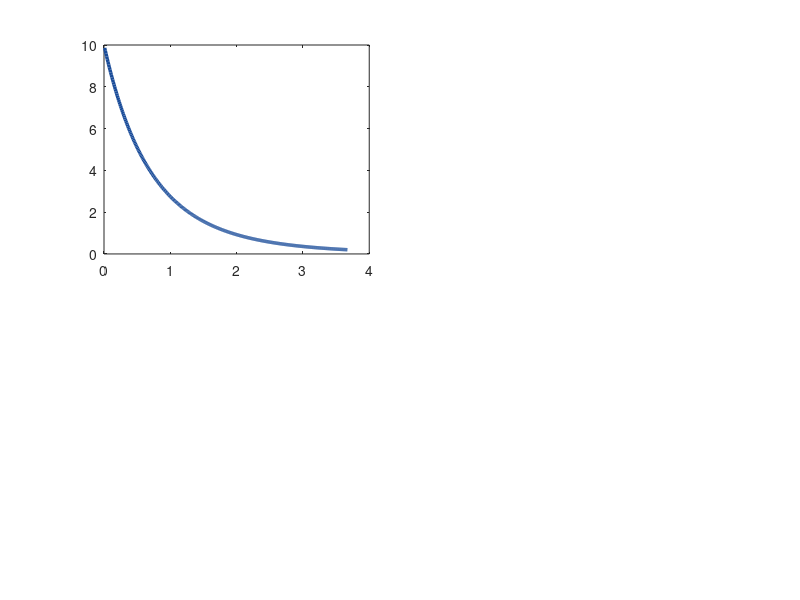

Recreate this plot in MATLAB. (Note: this script raises an error after producing the figure.)
%==========================================================================
% COLD-FLOW NOZZLE TEST TRANSIENT SIMULATION
% Suborbital Rocket Project | Dynamic Similarity Analysis
% Senior Aerospace Flight Dynamics Engineer | MATLAB Numerical Solver
%==========================================================================
% Physics: 1D Adiabatic Tank Blowdown through Convergent-Divergent Nozzle
% Fluid: Compressed Air (Ideal Gas, k=1.4, R=287.05 J/kg·K)
%==========================================================================
clear all; close all; clc;

%==========================================================================
% SECTION 1: THERMODYNAMIC CONSTANTS & INITIAL CONDITIONS
%==========================================================================
k_cold = 1.4;           % Specific heat ratio (cold air)
k_hot = 1.2;            % Specific heat ratio (hot gas design reference)
R = 287.05;             % Gas constant (air) [J/kg·K]
P_atm = 101325;         % Atmospheric pressure [Pa]
V_tank = 2.0;           % Tank volume [m^3]
P0_init = 10e6;         % Initial tank stagnation pressure [Pa]
T0_init = 300;          % Initial tank stagnation temperature [K]
A_throat = 0.01;        % Nozzle throat area [m^2]
M_e_target = 3.0;       % Target exit Mach number for dynamic similarity

%==========================================================================
% SECTION 2: DYNAMIC SIMILARITY - AREA-MACH RELATION
%==========================================================================
% For hot gas design (k=1.2, M_e=3.0), calculate reference A_e/A*_hot
M = M_e_target;
term_hot = (2/(k_hot+1)) * (1 + ((k_hot-1)/2)*M^2);
AeAstar_hot = (1/M) * (term_hot)^((k_hot+1)/(2*(k_hot-1)));

% For cold air (k=1.4, M_e=3.0), calculate required A_e/A*_cold
term_cold = (2/(k_cold+1)) * (1 + ((k_cold-1)/2)*M^2);
AeAstar_cold = (1/M) * (term_cold)^((k_cold+1)/(2*(k_cold-1)));

% Exit area required for dynamic similarity
A_exit = AeAstar_cold * A_throat;

%==========================================================================
% SECTION 3: TIME INTEGRATION SETUP
%==========================================================================
dt = 0.01;              % Time step [s]
t_max = 30;             % Maximum simulation time [s]
P_unchoke = 2*P_atm;    % Pressure threshold for nozzle unchoke [Pa]

% Initialize arrays for storage
time_vec = [];
P0_vec = [];
mdot_vec = [];
Thrust_vec = [];
m_tank_vec = [];

% Initial state
P0_current = P0_init;
T0_current = T0_init;
m_tank_current = (P0_init * V_tank) / (R * T0_init);
t_current = 0;

%==========================================================================
% SECTION 4: TRANSIENT SIMULATION LOOP (EULER METHOD)
%==========================================================================
iteration = 0;
max_iterations = ceil(t_max / dt);

while t_current <= t_max && P0_current >= P_unchoke && iteration < max_iterations
    iteration = iteration + 1;
    
    % ===== CHOKED MASS FLOW RATE (Nozzle remains choked) =====
    % ṁ = A* * P0 / sqrt(T0) * sqrt(k/R) * (2/(k+1))^((k+1)/(2(k-1)))
    choke_factor = sqrt(k_cold/R) * (2/(k_cold+1))^((k_cold+1)/(2*(k_cold-1)));
    mdot = A_throat * (P0_current / sqrt(T0_current)) * choke_factor;
    
    % ===== ISENTROPIC STAGNATION TEMPERATURE TO STATIC TEMPERATURE =====
    % Temperature ratio for choked flow (M=1 at throat)
    T_throat = T0_current / (1 + (k_cold-1)/2 * 1^2);
    
    % Exit temperature via isentropic relation
    % T_e / T0 = 1 / (1 + (k-1)/2 * M_e^2)
    T_exit = T0_current / (1 + (k_cold-1)/2 * M_e_target^2);
    
    % ===== EXIT VELOCITY =====
    % V_e = M_e * sqrt(k * R * T_e)
    V_exit = M_e_target * sqrt(k_cold * R * T_exit);
    
    % ===== EXIT STATIC PRESSURE (Isentropic) =====
    % P_e / P0 = (1 + (k-1)/2 * M_e^2)^(-k/(k-1))
    P_exit = P0_current * (1 + (k_cold-1)/2 * M_e_target^2)^(-k_cold/(k_cold-1));
    
    % ===== THRUST CALCULATION =====
    % F = ṁ * V_e + (P_e - P_atm) * A_e
    F_momentum = mdot * V_exit;
    F_pressure = (P_exit - P_atm) * A_exit;
    F_total = F_momentum + F_pressure;
    
    % ===== ADIABATIC TANK BLOWDOWN EQUATIONS =====
    % dP0/dt = -(k * R * T0 / V_tank) * ṁ
    dP0_dt = -(k_cold * R * T0_current / V_tank) * mdot;
    
    % dT0/dt = -(k-1) * T0 * (ṁ / m_tank)
    dT0_dt = -(k_cold-1) * T0_current * (mdot / m_tank_current);
    
    % ===== TANK MASS EVOLUTION =====
    dm_dt = -mdot;
    
    % ===== EULER STEP =====
    P0_next = P0_current + dP0_dt * dt;
    T0_next = T0_current + dT0_dt * dt;
    m_tank_next = m_tank_current + dm_dt * dt;
    
    % ===== STATE UPDATE =====
    P0_current = P0_next;
    T0_current = T0_next;
    m_tank_current = m_tank_next;
    t_current = t_current + dt;
    
    % ===== STORAGE =====
    time_vec = [time_vec; t_current];
    P0_vec = [P0_vec; P0_current];
    mdot_vec = [mdot_vec; mdot];
    Thrust_vec = [Thrust_vec; F_total];
    m_tank_vec = [m_tank_vec; m_tank_current];
end

%==========================================================================
% SECTION 5: PROFESSIONAL VISUALIZATION (4-PANEL SUBPLOT)
%==========================================================================
figure('Name', 'Cold-Flow Nozzle Transient Dynamics', ...
       'NumberTitle', 'off', ...
       'Position', [100 100 1400 900], ...
       'Color', [0.98 0.98 0.98]);

% Define color scheme
color_p0 = [0.1 0.3 0.6];       % Deep blue
color_mdot = [0.8 0.2 0.1];     % Deep red
color_thrust = [0.2 0.7 0.3];   % Forest green
color_mass = [0.6 0.4 0.1];     % Brown

%----------- PANEL 1: STAGNATION PRESSURE vs TIME -----------
subplot(2,2,1);
plot(time_vec, P0_vec/1e6, 'Color', color_p0, 'LineWidth', 2.5);
hold on;
yline(P_atm/1e6, '--', 'Color', [0.5 0.5 0.5], 'LineWidth', 1.5, 'Label', '1 atm');
yline(P_unchoke/1e6, '-.', 'Color', [0.7 0.7 0.7], 'LineWidth', 1.5, 'Label', '2 atm (Unchoke)');
grid on; grid minor;
set(gca, 'FontName', 'Times New Roman', 'FontSize', 10, 'FontWeight', 'bold');
xlabel('Time (s)', 'FontSize', 11, 'FontWeight', 'bold');
ylabel('Stagnation Pressure P_0 (MPa)', 'FontSize', 11, 'FontWeight', 'bold');
title('Tank Stagnation Pressure Transient', 'FontSize', 12, 'FontWeight', 'bold');
legend('P_0(t)', 'Atmospheric', 'Unchoke Threshold', 'Location', 'northeast', ...
       'FontSize', 9, 'FontWeight', 'bold');
xlim([0 max(time_vec)]);
ylim([0 max(P0_vec/1e6)*1.1]);

%----------- PANEL 2: MASS FLOW RATE vs TIME -----------
subplot(2,2,2);
plot(time_vec, mdot_vec, 'Color', color_mdot, 'LineWidth', 2.5);
grid on; grid minor;
set(gca, 'FontName', 'Times New Roman', 'FontSize', 10, 'FontWeight', 'bold');
xlabel('Time (s)', 'FontSize', 11, 'FontWeight', 'bold');
ylabel('Mass Flow Rate $\dot{m}$ (kg/s)', 'FontSize', 11, 'FontWeight', 'bold', 'Interpreter', 'latex');
title('Choked Mass Flow Rate Through Nozzle', 'FontSize', 12, 'FontWeight', 'bold');
xlim([0 max(time_vec)]);
ylim([0 max(mdot_vec)*1.1]);

%----------- PANEL 3: THRUST vs TIME -----------
subplot(2,2,3);
plot(time_vec, Thrust_vec/1000, 'Color', color_thrust, 'LineWidth', 2.5);
grid on; grid minor;
set(gca, 'FontName', 'Times New Roman', 'FontSize', 10, 'FontWeight', 'bold');
xlabel('Time (s)', 'FontSize', 11, 'FontWeight', 'bold');
ylabel('Instantaneous Thrust F (kN)', 'FontSize', 11, 'FontWeight', 'bold');
title('Thrust Profile (Momentum + Pressure Terms)', 'FontSize', 12, 'FontWeight', 'bold');
xlim([0 max(time_vec)]);
ylim([0 max(Thrust_vec/1000)*1.1]);

%----------- PANEL 4: TANK MASS vs TIME -----------
subplot(2,2,4);
plot(time_vec, m_tank_vec, 'Color', color_mass, 'LineWidth', 2.5);
grid on; grid minor;
set(gca, 'FontName', 'Times New Roman', 'FontSize', 10, 'FontWeight', 'bold');
xlabel('Time (s)', 'FontSize', 11, 'FontWeight', 'bold');
ylabel('Tank Mass m_{tank} (kg)', 'FontSize', 11, 'FontWeight', 'bold');
title('Tank Mass Depletion During Blowdown', 'FontSize', 12, 'FontWeight', 'bold');
xlim([0 max(time_vec)]);
ylim([0 max(m_tank_vec)*1.1]);

% Overall title
sgtitle('COLD-FLOW NOZZLE TEST | Transient Adiabatic Tank Blowdown Simulation', ...
        'FontSize', 14, 'FontWeight', 'bold', 'Color', [0.1 0.1 0.1]);

%==========================================================================
% SECTION 6: CONSOLE OUTPUT & DYNAMIC SIMILARITY SUMMARY
%==========================================================================
fprintf('\n%s\n', repmat('=', 1, 90));
fprintf('COLD-FLOW NOZZLE TEST | DYNAMIC SIMILARITY ANALYSIS\n');
fprintf('%s\n\n', repmat('=', 1, 90));

fprintf('DESIGN REFERENCE (HOT GAS):\n');
fprintf('  - Specific heat ratio (γ_hot)      : %.2f\n', k_hot);
fprintf('  - Target exit Mach number (M_e)   : %.2f\n', M_e_target);
fprintf('  - Area-Mach ratio (A_e/A*_hot)    : %.6f\n\n', AeAstar_hot);

fprintf('COLD-FLOW TEST (DYNAMIC SIMILARITY):\n');
fprintf('  - Specific heat ratio (γ_cold)    : %.2f\n', k_cold);
fprintf('  - Gas constant (R)                 : %.2f J/(kg·K)\n', R);
fprintf('  - Target exit Mach number (M_e)   : %.2f\n', M_e_target);
fprintf('  - Throat area (A*)                 : %.5f m²\n', A_throat);
fprintf('  - REQUIRED exit area (A_e)         : %.6f m²\n', A_exit);
fprintf('  - REQUIRED area ratio (A_e/A*)     : %.6f\n\n', AeAstar_cold);

fprintf('EXPANSION RATIO CORRECTION:\n');
fprintf('  - Hot gas design ratio             : %.6f\n', AeAstar_hot);
fprintf('  - Cold air required ratio          : %.6f\n', AeAstar_cold);
fprintf('  - Ratio change factor              : %.6f\n\n', AeAstar_cold / AeAstar_hot);

fprintf('INITIAL CONDITIONS:\n');
fprintf('  - Tank volume (V)                  : %.2f m³\n', V_tank);
fprintf('  - Initial stagnation pressure (P₀): %.2e Pa (%.2f MPa)\n', P0_init, P0_init/1e6);
fprintf('  - Initial stagnation temperature   : %.2f K\n', T0_init);
fprintf('  - Initial tank mass                : %.4f kg\n', m_tank_current);
fprintf('  - Atmospheric pressure (P_atm)    : %.2e Pa (%.4f atm)\n\n', P_atm, P_atm/101325);

fprintf('NUMERICAL INTEGRATION:\n');
fprintf('  - Time step (dt)                   : %.4f s\n', dt);
fprintf('  - Simulation duration              : %.2f s\n', t_current);
fprintf('  - Total iterations executed        : %d\n', iteration);
fprintf('  - Final tank pressure              : %.2e Pa (%.4f atm)\n', P0_current, P0_current/P_atm);
fprintf('  - Final tank temperature           : %.2f K\n', T0_current);
fprintf('  - Final tank mass                  : %.4f kg\n', m_tank_current);
fprintf('  - Mass expelled from tank          : %.4f kg (%.2f%% of initial)\n\n', ...
        m_tank_vec(1) - m_tank_current, ...
        100*(m_tank_vec(1) - m_tank_current)/m_tank_vec(1));

fprintf('PEAK PERFORMANCE METRICS:\n');
fprintf('  - Maximum mass flow rate           : %.4f kg/s\n', max(mdot_vec));
fprintf('  - Maximum thrust                   : %.2f N (%.2f kN)\n', max(Thrust_vec), max(Thrust_vec)/1000);
fprintf('  - Total impulse (numerical)        : %.2e N·s\n\n', trapz(time_vec, Thrust_vec));

fprintf('%s\n', repmat('=', 1, 90));
fprintf('SIMULATION COMPLETE | Data exported to workspace\n');
fprintf('%s\n\n', repmat('=', 1, 90));

%==========================================================================
% SECTION 7: DATA EXPORT TO WORKSPACE
%==========================================================================
assignin('base', 'time_data', time_vec);
assignin('base', 'pressure_data', P0_vec);
assignin('base', 'mdot_data', mdot_vec);
assignin('base', 'thrust_data', Thrust_vec);
assignin('base', 'mass_data', m_tank_vec);
assignin('base', 'A_exit_required', A_exit);
assignin('base', 'AeAstar_cold', AeAstar_cold);

%==========================================================================
